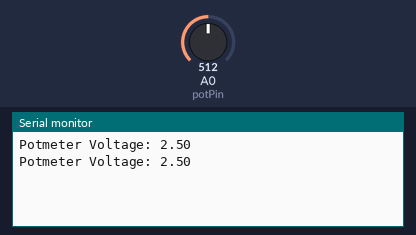
Simulated run of this sketch. Board: Arduino Uno, built with avr-gcc and run on an emulated ATmega328P. Parts: the last lines printed to the serial monitor. The test bench sets the inputs (shaded band); at power-on: A0 (potPin) = 512.

Above: at 1.8 s.
1.9 s: A0 (potPin) set to 716
At 2.8 s:
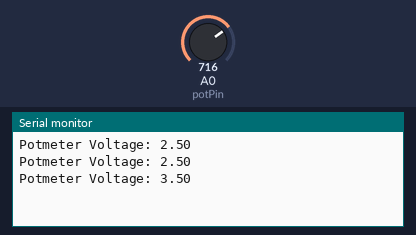
3.4 s: A0 (potPin) set to 900
At 4.6 s:
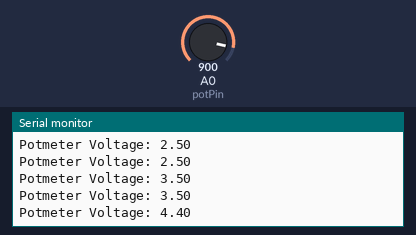
Timing chart, 0 to 6.4 s (numbered marks = the images above; inputs shaded):
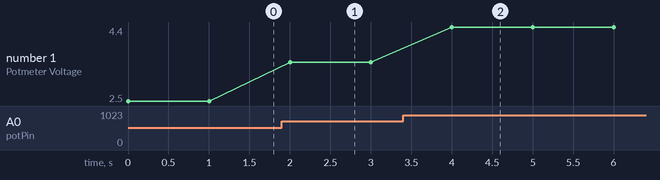

The sketch:

electro_04.ino
```cpp
const int potPin = A0;


void setup() {

  // Setup the serial connection
  Serial.begin(9600);

}


void loop() {

  float potVoltage = readVoltage(potPin);

  Serial.print("Potmeter Voltage: ");
  Serial.println(potVoltage);

  delay(1000);

}


float readVoltage(int pin)
{
  // Convert the value from analogRead into the real voltage.
  return analogRead(pin) * (5.0/1023.0);
}
```

Measured:
- after the input at 1.9 s, the serial monitor: prints a new line after 0.10 s (image 1)
- after the input at 3.4 s, the serial monitor: prints a new line after 0.60 s (image 2)
- plotted number 1: 2.5 → 3.5 after the input at 1.9 s, 3.5 → 4.4 after the input at 3.4 s
